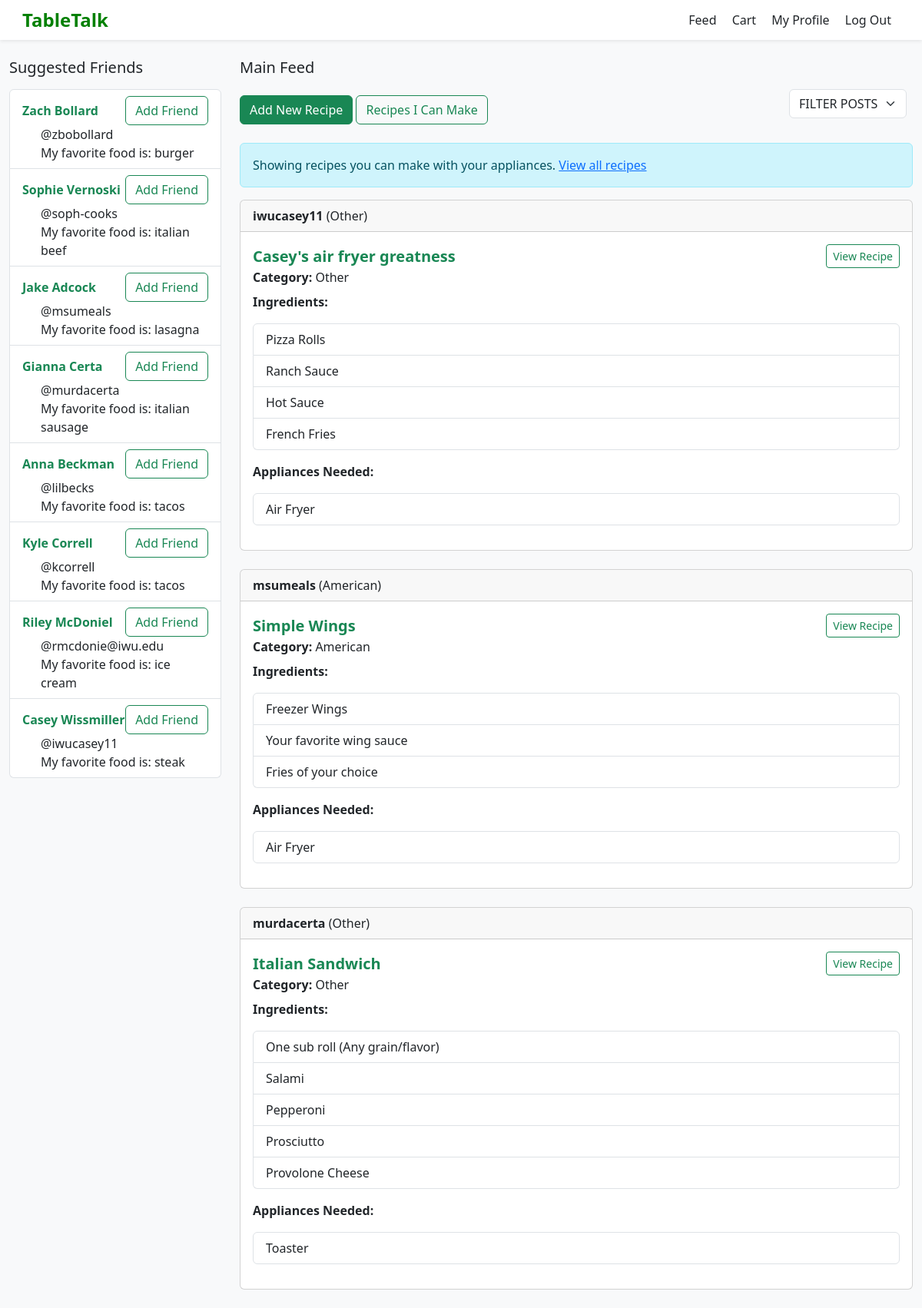
The page /filter_by_appliances (signed in) on the database its author committed.
### tables this page shows
CREATE TABLE users (
    id INTEGER PRIMARY KEY AUTOINCREMENT,
    username TEXT NOT NULL,
    password TEXT NOT NULL,
    first_name TEXT NOT NULL,
    last_name TEXT NOT NULL,
    favorite_food TEXT NOT NULL
, cart);

CREATE TABLE "posts" (
    id INTEGER PRIMARY KEY AUTOINCREMENT,
    title TEXT NOT NULL,
    category TEXT NOT NULL,
    user_id INTEGER NOT NULL,
    appliance_id INTEGER, username, ingredients, steps, appliances,  -- now optional
    -- include any other columns you had
    FOREIGN KEY (user_id) REFERENCES users(id)
);

### app.py (the view)
@app.route('/filter_by_appliances')
def filter_by_appliances():
    if 'username' not in session:
        return redirect(url_for('welcome_page'))
    db = get_db()
    username = session['username']
    user_row = db.execute('SELECT id FROM users WHERE username = ?',
                          [username]).fetchone()
    user_id = user_row['id']
    user_appliances = db.execute('SELECT * FROM appliances WHERE user_id = ?',
                                 [user_id]).fetchone()
    posts = db.execute('SELECT * FROM posts ORDER BY id DESC').fetchall()
    filtered = []
    if not user_appliances:
        flash("Add your appliances first!")
        return redirect(url_for('my_profile'))
    for post in posts:
        post_appliance_str = post['appliances']
        if not post_appliance_str or post_appliance_str == "No Appliances Listed":
            filtered.append(post)
            continue
        appliances_list = post_appliance_str.split(',')
        needed = []
        for a in appliances_list:
            cleaned = a.strip().lower()
            needed.append(cleaned)
        can_make = True
        for appliance_name in needed:
            has_appliance = False
            if 'stove' in appliance_name:
                has_appliance = user_appliances['stove']
            elif 'oven' in appliance_name:
                has_appliance = user_appliances['oven']
            elif 'microwave' in appliance_name:
                has_appliance = user_appliances['microwave']
            elif 'blender' in appliance_name:
                has_appliance = user_appliances['blender']
            elif 'toaster' in appliance_name:
                has_appliance = user_appliances['toaster']
            elif 'air fryer' in appliance_name or 'air_fryer' in appliance_name:
                has_appliance = user_appliances['air_fryer']
            elif 'slow cooker' in appliance_name or 'slow_cooker' in appliance_name:
                has_appliance = user_appliances['slow_cooker']
            elif 'pressure cooker' in appliance_name or 'pressure_cooker' in appliance_name:
                has_appliance = user_appliances['pressure_cooker']
            elif 'grill' in appliance_name:
                has_appliance = user_appliances['grill']
            if not has_appliance:
                can_make = False
                break
        if can_make:
            filtered.append(post)
    friends = db.execute('SELECT first_name, last_name, username, favorite_food FROM users WHERE id != ?',
                         [user_id]).fetchall()
    return render_template('main_feed.html', posts=filtered, suggested_friends=friends, filtered_by_appliances=True)

### app.py (called while the page is built)
def connect_db():
    rv = sqlite3.connect(app.config['DATABASE'])
    rv.row_factory = sqlite3.Row
    return rv

def get_db():
    if not hasattr(g, 'sqlite_db'):
        g.sqlite_db = connect_db()
    return g.sqlite_db

### templates/main_feed.html (shortened to what this page needs)
{% extends "layout.html" %}
{% block content %}
<div class="container-fluid mt-4">
  <div class="row">
    <div class="col-md-3">
      <h5 class="mb-3">Suggested Friends</h5>
      <ul class="list-group">
          {% for friend in suggested_friends %}
              <div class="list-group-item">
                <div class="d-flex justify-content-between align-items-center">
                  <a href="{{ url_for('show_user_profile', username=friend.username) }}" class="text-success text-decoration-none">
                    <strong>{{ friend.first_name }} {{ friend.last_name }}</strong>
                  </a>
                  <button class="btn btn-outline-success">Add Friend</button>
                </div>
                <div class="ms-4" style="text-align: left">@{{ friend.username }}</div>
                <div class="ms-4"style="text-align: left">My favorite food is: {{ friend.favorite_food }}</div>
              </div>
          {% endfor %}
      </ul>
    </div>
    <div class="col-md-9">
      <h5 class="mb-3">Main Feed</h5>
      <div class="d-flex justify-content-between align-items-center mb-3">
        <div>
          <button type="button" class="btn btn-success" data-bs-toggle="modal" data-bs-target="#recipeModal">
            Add New Recipe
          </button>
          <a href="{{ url_for('filter_by_appliances') }}" class="btn btn-outline-success">
            Recipes I Can Make
          </a>
        </div>
        <form method="get" action="{{ url_for('filter_posts') }}" class="d-flex align-items-center mb-3">
          <select name="filter_category" class="form-select w-auto me-2" data-role="filter">
            <option value="FILTER POSTS" {% if selected_category == 'FILTER POSTS' or not selected_category %}selected{% endif %}>FILTER POSTS</option>
          </select>
        </form>
      </div>
      {% if filtered_by_appliances %}
      <div class="alert alert-info">
        Showing recipes you can make with your appliances.
        <a href="{{ url_for('show_feed') }}">View all recipes</a>
      </div>
      {% endif %}
      {% for post in posts %}
      <div class="card mb-4">
        <div class="card-header">
          <strong>{{ post.username }}</strong> ({{ post.category }})
        </div>
        <div class="card-body">
          <div class="d-flex justify-content-between align-items-center">
              <h5 class="card-title text-success fw-bold mb-0">{{ post.title }}</h5>
              <a href="{{ url_for('view_recipe', recipe_id=post.id) }}" class="btn btn-outline-success btn-sm">View Recipe</a>
          </div>
          <div class="mb-2"><strong>Category:</strong> {{ post.category }}</div>
          <p><strong>Ingredients:</strong></p>
          <ul class="list-group mb-3">
            {% for ingredient in post.ingredients.split('\n') %}
            <li class="list-group-item">{{ ingredient }}</li>
            {% endfor %}
          </ul>
          <p><strong>Appliances Needed:</strong></p>
            <ul class="list-group mb-3">
              {% for appliance in post.appliances.split(',') %}
                <li class="list-group-item">{{ appliance.strip() }}</li>
              {% endfor %}
            </ul>
        </div>
      </div>
      {% endfor %}
    </div>
  </div>
</div>
{% endblock %}

### templates/layout.html (style rules this page uses)
body { background-color: #f8f9fa; }

### rows shown on the page
users: first_name "Zach", last_name "Bollard", username "zbobollard", favorite_food "burger"
users: first_name "Sophie", last_name "Vernoski", username "soph-cooks", favorite_food "italian beef"
users: first_name "Jake", last_name "Adcock", username "msumeals", favorite_food "lasagna"
users: first_name "Gianna", last_name "Certa", username "murdacerta", favorite_food "italian sausage"
users: first_name "Anna", last_name "Beckman", username "lilbecks", favorite_food "tacos"
users: first_name "Kyle", last_name "Correll", username "kcorrell", favorite_food "tacos"
users: first_name "Riley", last_name "McDoniel", username "rmcdonie@iwu.edu", favorite_food "ice cream"
users: first_name "Casey", last_name "Wissmiller", username "iwucasey11", favorite_food "steak"
posts: username "iwucasey11", category "Other", title "Casey's air fryer greatness", ingredient "Pizza Rolls" "Ranch Sauce" "Hot Sauce" "French Fries", strip "Air Fryer"
posts: username "msumeals", category "American", title "Simple Wings", ingredient "Freezer Wings" "Your favorite wing sauce" "Fries of your choice", strip "Air Fryer"
posts: username "murdacerta", category "Other", title "Italian Sandwich", ingredient "One sub roll (Any grain/flavor)" "Salami" "Pepperoni" "Prosciutto" "Provolone Cheese", strip "Toaster"
